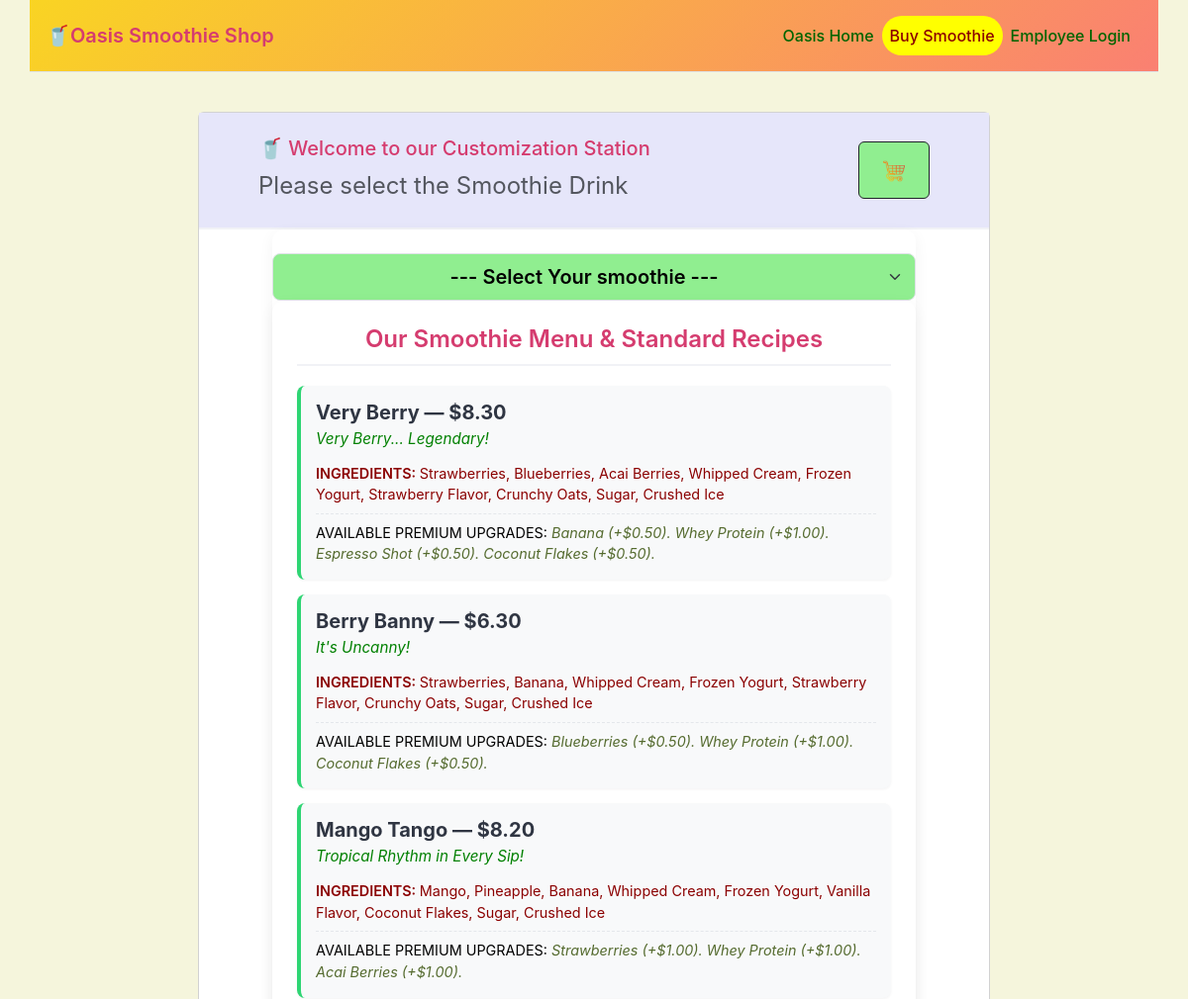
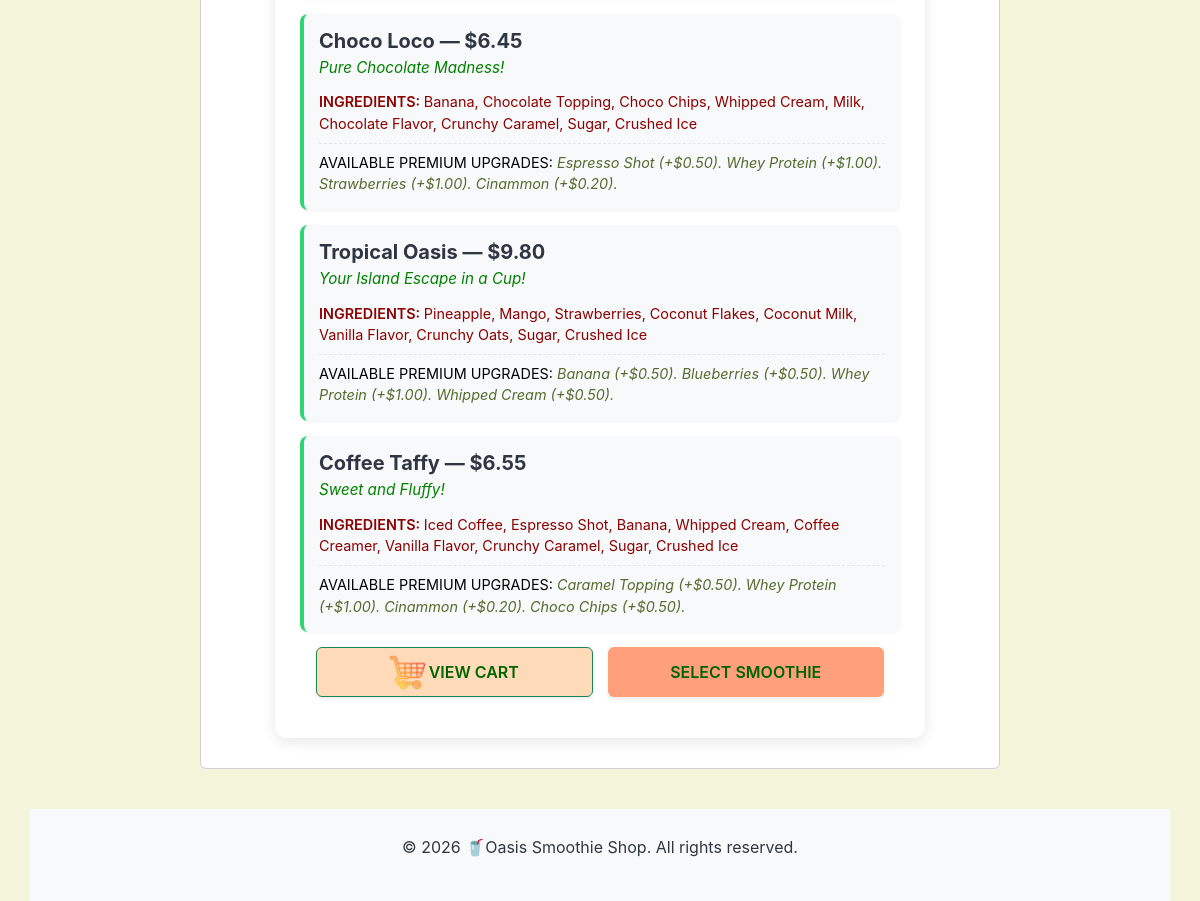
/checkout/menu, run on the app's committed database (2 pictures, top to bottom).
### models.py (models this page shows, shortened)
class Smoothie(db.Model):
    __tablename__ = 'smoothie'
    id = db.Column(db.Integer, primary_key=True)
    name = db.Column(db.String(100), unique=True, nullable=False)
    slogan = db.Column(db.Text, nullable=True)
    profit_margin = db.Column(db.Float, default=3.0, nullable=False)
    base_price = db.Column(db.Float, default=0.00, nullable=False)
    recipe_items = db.relationship('SmoothieRecipeItem', backref='smoothie', cascade="all, delete-orphan")
    sub_items = db.relationship('SmoothieSubItem', backref='smoothie', cascade="all, delete-orphan")
    addon_items = db.relationship('SmoothieAddonItem', backref='smoothie', cascade="all, delete-orphan")

class SmoothieComponent(db.Model):
    __abstract__ = True

class SmoothieAddonItem(SmoothieComponent):
    __tablename__ = 'smoothie_addon_item'
    id = db.Column(db.Integer, primary_key=True, autoincrement=True)
    smoothie_id = db.Column(db.Integer, db.ForeignKey('smoothie.id', ondelete='CASCADE'), nullable=False)
    ingredient_id = db.Column(db.String(50), db.ForeignKey('ingredient.id', ondelete='CASCADE'), nullable=False)
    ingredient_quantity = db.Column(db.Integer, default=1, nullable=False)
    ingredient = db.relationship("Ingredient")

class Ingredient(db.Model):
    __tablename__ = 'ingredient'
    id = db.Column(db.String(50), primary_key=True)
    name = db.Column(db.String(100), unique=True, nullable=False)
    portion = db.Column(db.Float, default=1.0, nullable=False)
    unit_type = db.Column(db.String(50), default="portion", nullable=False)
    cost = db.Column(db.Float, default=0.00, nullable=False)
    current_stock = db.Column(db.Integer, default=50, nullable=False)
    reorder_stock = db.Column(db.Integer, default=20, nullable=False)
    minimum_stock = db.Column(db.Integer, default=10, nullable=False)
    supplier_id = db.Column(db.Integer, db.ForeignKey('supplier.id'), default=None, nullable=True)

### app_smoothies_pos.py (the view)
@app.route('/checkout/menu', methods=['GET'])
def view_menu():
    if 'cart' not in session:
        session['cart'] = []
        session.modified = True
    session_cart = session.get('cart', [])
    smoothies = Smoothie.query.all()
    menu_data = [build_smoothie_radio_groups(smoothie) for smoothie in smoothies]
    ingredients_map = {str(ing.id): ing for ing in Ingredient.query.all()}
    return render_template(
        'menu.html',
        smoothies=smoothies,
        menu_data=menu_data,
        ingredients_map=ingredients_map,
        error_ingredients= [],
        failed_smoothie_id= None
    )

### app_smoothies_pos.py (called while the page is built)
def build_smoothie_radio_groups(smoothie):
    input_smoothie = db.session.get(Smoothie, smoothie.id)
    if not input_smoothie: return []
    radio_groups = {}
    for sub_item in smoothie.sub_items:
        if sub_item.group_name not in radio_groups:
            radio_groups[sub_item.group_name] = []
        radio_groups[sub_item.group_name].append(sub_item)
    return {
        'smoothie': smoothie,
        'recipe_items': smoothie.recipe_items,
        'radio_groups': radio_groups, # dictionary
        'addon_items': smoothie.addon_items
    }

### templates/menu.html (shortened to what this page needs)
{% extends "base.html" %}
{% block content %}
<div class="container-fluid d-flex justify-content-center w-100">
    <div class="card w-100 m-0">
        <div class="smoothie-header w-100 mx-0 my-0 px-3 px-md-5 py-4 row align-items-center"
            style="background-color:lavender; margin-left: 0 !important; margin-right: 0 !important;">
            <div class="col-12 col-md-10 text-center text-md-start mb-3 mb-md-0">
                <h3 style="color:#D53C6F; font-weight:500;" class="fs-5 fs-md-3"> 🥤 Welcome to our Customization
                    Station</h3>
                <p class="text-muted text-center text-md-start fs-6 fs-4 mb-0">Please select the Smoothie Drink</p>
            </div>
            <div class="col-12 col-md-2 d-flex justify-content-center justify-content-md-end">
                <a href="{{ url_for('view_cart') }}" class="btn btn-outline-dark btn-md py-3 fw-bold position-relative"
                    style="background-color:lightgreen; width: 72px; max-width: 72px;">
                    <img src="{{ url_for('static', filename='img/cart.png') }}" class="img-fluid" alt="Cart Icon"
                        style="height: 22px; object-fit: contain;">
                </a>
            </div>
        </div>
        <form class="smoothie-container mt-0 p-0 w-100" style="font-size: 0.9 rem;"
            action="{{ url_for('customize_menu') }}" method="POST">
            <select class="form-select fs-5 text-black text-center form-select-lg fw-semibold"
                name="smoothie_id"
                id="smoothie-select"
                onchange="switchActiveSmoothieCardView(this.value)" required>
                <option value="" data-price="0.00" {% if not failed_smoothie_id %}selected{% endif %} disabled>
                    --- Select Your smoothie ---
                </option>
            </select>
            <div id="smoothie-recipe-directory" class="smoothie-container mb-0">
                <h4
                    style="color:#D53C6F; font-weight:600; border-bottom: 2px solid #f1f2f6; padding-bottom: 10px; margin-bottom: 20px; text-align: center;">
                    Our Smoothie Menu & Standard Recipes
                </h4>
                {% for item in menu_data %}
                    <div style="font-siZe:15px; margin-bottom: 15px; padding: 15px; background: #f8f9fa; border-radius: 8px; border-left: 4px solid #2ed573; box-shadow: 0 1px 3px rgba(0,0,0,0.05);">
                        <h5 style="font-weight: 700; color: #2f3542; margin: 0 0 4px 0;">
                            {{ item.smoothie.name }} — ${{"%.2f"|format(item.smoothie.base_price) }}
                        </h5>
                        <p style="font-size: 0.95rem; color: green; margin: 0 0 12px 0;">
                            <i>{{ item.smoothie.slogan }}</i>
                        </p>
                        <div style="margin-bottom: 8px; font-size: 0.9rem;">
                            <span style="font-weight: 600; color:darkred; text-transform: uppercase;">
                                Ingredients:
                            </span>
                            <span style="color: darkred;">
                                {% set default_ingredients = namespace(items=[]) %}
                                {% for recipe in item.recipe_items %}
                                    {% set _ = default_ingredients.items.append(recipe.ingredient.name) %}
                                {% endfor %}
                                {% for group_name, subs in item.radio_groups.items() %}
                                    {% for sub_item in subs %}
                                        {% if sub_item.is_default %}
                                            {% set _ = default_ingredients.items.append(sub_item.ingredient.name) %}
                                        {% endif %}
                                    {% endfor %}
                                {% endfor %}
                                {{ default_ingredients.items|join(', ') }}
                            </span>
                        </div>
                        <div style="font-size: 0.9rem; border-top: 1px dashed #e4e7eb; padding-top: 8px; margin-top: 8px;">
                            <span
                                style="font-weight:400; color:black; text-transform: uppercase;">
                                Available Premium Upgrades:</span>
                            <span style="color: darkolivegreen; font-style: italic;">
                                {% set available_addons = namespace(items=[]) %}
                                {% for addon in item.addon_items %}
                                    {% set current_ingredient = ingredients_map[addon.ingredient_id|string] %}
                                    {% if current_ingredient %}
                                        {% set addon_text = current_ingredient.name ~ " (+$" ~ "%.2f"|format(current_ingredient.cost) ~ ")" %}
                                        {% set _ = available_addons.items.append(addon_text) %}
                                        {% if addon.ingredient %}
                                                {{ addon.ingredient.name }} (+${{ "%.2f"|format(addon.ingredient.cost) }}).
                                        {% else %}
                                            No Premium Ingredients selected (+${{ "%.2f"|format(0.0) }})
                                        {% endif %}
                                    {% endif %}
                                {% endfor %}
                            </span>
                        </div>
                    </div>
                {% endfor %}
                <div class="d-flex justify-content-between mb-3 mx-n3 px-3" style="gap: 15px;">
                    <a href="{{ url_for('view_cart') }}"
                        class="btn btn-success flex-fill px-2 py-2 fw-semibold shadow-sm text-center position-relative d-flex align-items-center justify-content-center"
                        style="height: 50px; width: 50%;">
                        <img src="{{ url_for('static', filename='img/cart.ico') }}"
                            style="object-fit:cover; height:35px;" alt="Cart Icon" class="me-1">
                        VIEW CART
                    </a>
                    <a href="#smoothie_selector"
                        class="btn button px-2 py-2 fw-semibold shadow-sm text-center flex-fill d-flex align-items-center justify-content-center"
                        style="height: 50px; width: 50%;">
                        SELECT SMOOTHIE
                    </a>
                </div>
            </div>
        </form>
    </div>
</div>
{% endblock %}

### static/css/main.css (style rules this page uses)
:root { --oasis-primary-dark: #212529; --oasis-accent-success: #198754; --oasis-border-light: #72a5d7; --oasis-glow-subtle: rgba(25, 135, 84, 0.08); --oasis-matrix-orange: lightsalmon; }
html { scroll-behavior: smooth; }
body { background-color: beige !important; font-family: 'Segoe UI', Verdana, Tahoma, Geneva, Verdana, sans-serif; padding: 0 !important; margin: 0 !important; align-content:center; }
p { font-size: 1.5rem; }
button, .button { background-color: lightsalmon !important; color: darkgreen; }
.btn { background-color: peachpuff; color: darkgreen; }
div.card { max-width: 800px !important; align-content: center; }
select.form-select { background-color: lightgreen; }

### templates/menu.html (style rules this page uses)
body { font-family: -apple-system, BlinkMacSystemFont, "Segoe UI", Roboto, sans-serif; background: #f5f6fa; margin: 40px; color: #2f3542; }
.smoothie-container { background: white; border-radius: 12px; padding: 25px; margin: 0 auto 30px auto; max-width: 650px; box-shadow: 0 4px 15px rgba(0, 0, 0, 0.05); }
.smoothie-header { display: flex; justify-content: space-between; align-items: baseline; border-bottom: 2px solid #f1f2f6; padding-bottom: 10px; margin-bottom: 20px; }
#smoothie-recipe-directory { display: block; }

### data on the page
Smoothie: smoothie.name "Very Berry", smoothie.base_price "8.30", smoothie.slogan "Very Berry... Legendary!"
SmoothieAddonItem: ingredient.name "Banana"
Ingredient: ingredient.cost "0.50"
SmoothieAddonItem: ingredient.name "Whey Protein"
Ingredient: ingredient.cost "1.00"
SmoothieAddonItem: ingredient.name "Espresso Shot"
Ingredient: ingredient.cost "0.50"
SmoothieAddonItem: ingredient.name "Coconut Flakes"
Ingredient: ingredient.cost "0.50"
Smoothie: smoothie.name "Berry Banny", smoothie.base_price "6.30", smoothie.slogan "It's Uncanny!"
SmoothieAddonItem: ingredient.name "Blueberries"
Ingredient: ingredient.cost "0.50"
SmoothieAddonItem: ingredient.name "Whey Protein"
SmoothieAddonItem: ingredient.name "Coconut Flakes"
Smoothie: smoothie.name "Mango Tango", smoothie.base_price "8.20", smoothie.slogan "Tropical Rhythm in Every Sip!"
SmoothieAddonItem: ingredient.name "Strawberries"
Ingredient: ingredient.cost "1.00"
SmoothieAddonItem: ingredient.name "Whey Protein"
SmoothieAddonItem: ingredient.name "Acai Berries"
Ingredient: ingredient.cost "1.00"
Smoothie: smoothie.name "Choco Loco", smoothie.base_price "6.45", smoothie.slogan "Pure Chocolate Madness!"
SmoothieAddonItem: ingredient.name "Espresso Shot"
SmoothieAddonItem: ingredient.name "Whey Protein"
SmoothieAddonItem: ingredient.name "Strawberries"
SmoothieAddonItem: ingredient.name "Cinammon"
Ingredient: ingredient.cost "0.20"
Smoothie: smoothie.name "Tropical Oasis", smoothie.base_price "9.80", smoothie.slogan "Your Island Escape in a Cup!"
SmoothieAddonItem: ingredient.name "Banana"
SmoothieAddonItem: ingredient.name "Blueberries"
SmoothieAddonItem: ingredient.name "Whey Protein"
SmoothieAddonItem: ingredient.name "Whipped Cream"
Ingredient: ingredient.cost "0.50"
Smoothie: smoothie.name "Coffee Taffy", smoothie.base_price "6.55", smoothie.slogan "Sweet and Fluffy!"
SmoothieAddonItem: ingredient.name "Caramel Topping"
Ingredient: ingredient.cost "0.50"
SmoothieAddonItem: ingredient.name "Whey Protein"
SmoothieAddonItem: ingredient.name "Cinammon"
SmoothieAddonItem: ingredient.name "Choco Chips"
Ingredient: ingredient.cost "0.50"

### other printed values
{{ default_ingredients.items|join(', ') }} "Strawberries, Blueberries, Acai Berries, Whipped Cream, Frozen Yogurt, Strawberry Flavor, Crunchy Oats, Sugar, Crushed Ice" "Strawberries, Banana, Whipped Cream, Frozen Yogurt, Strawberry Flavor, Crunchy Oats, Sugar, Crushed Ice" "Mango, Pineapple, Banana, Whipped Cream, Frozen Yogurt, Vanilla Flavor, Coconut Flakes, Sugar, Crushed Ice" "Banana, Chocolate Topping, Choco Chips, Whipped Cream, Milk, Chocolate Flavor, Crunchy Caramel, Sugar, Crushed Ice" "Pineapple, Mango, Strawberries, Coconut Flakes, Coconut Milk, Vanilla Flavor, Crunchy Oats, Sugar, Crushed Ice" "Iced Coffee, Espresso Shot, Banana, Whipped Cream, Coffee Creamer, Vanilla Flavor, Crunchy Caramel, Sugar, Crushed Ice"
